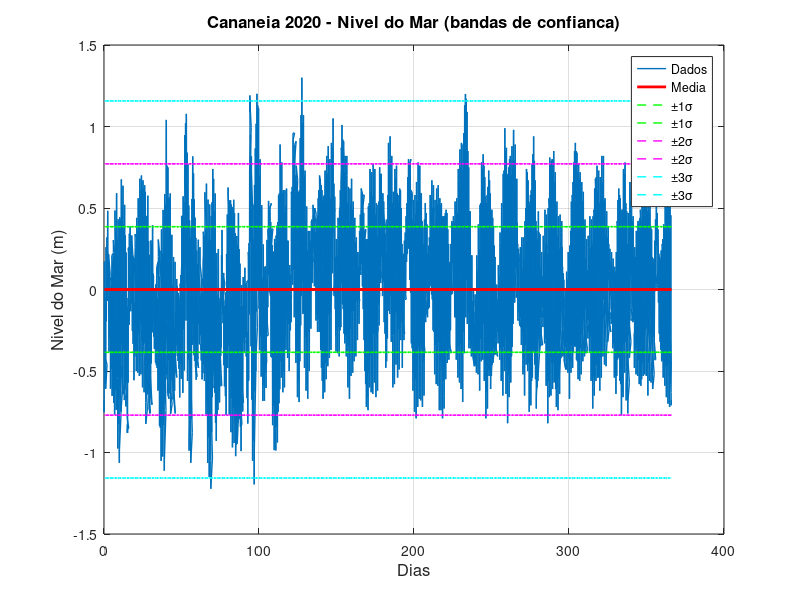
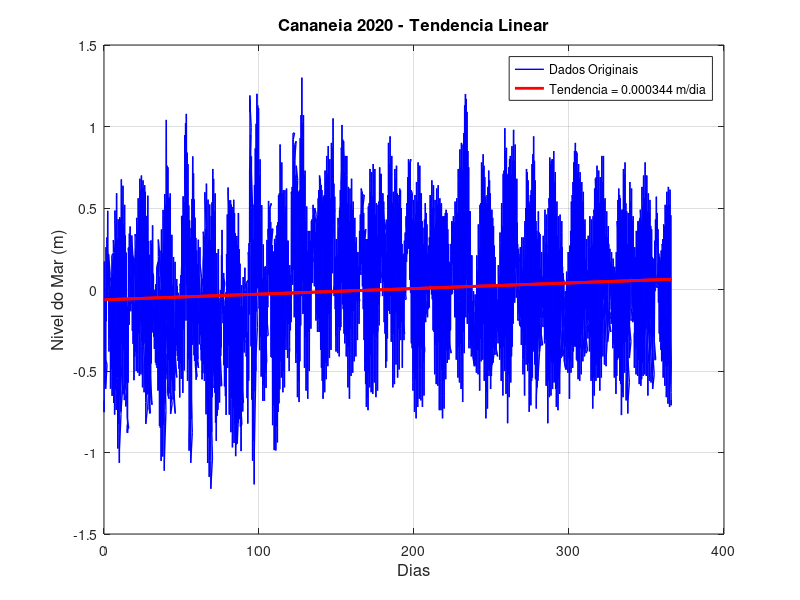
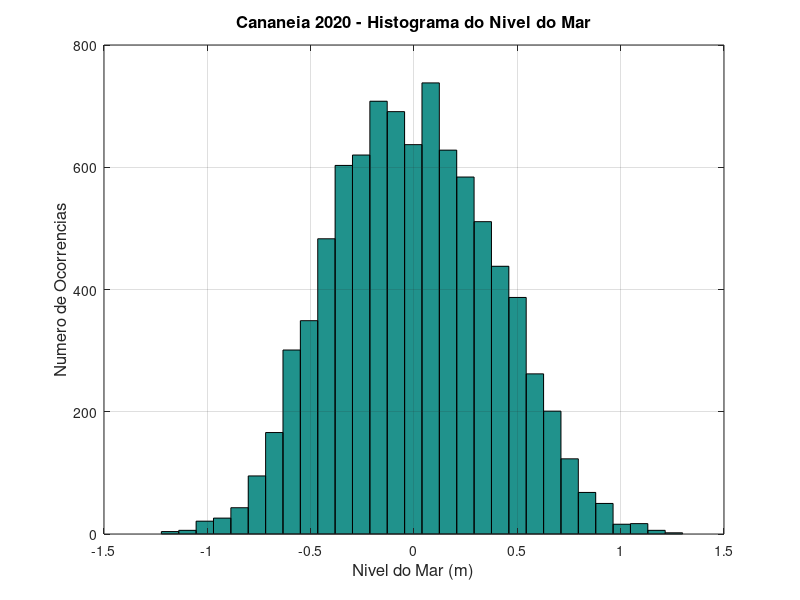
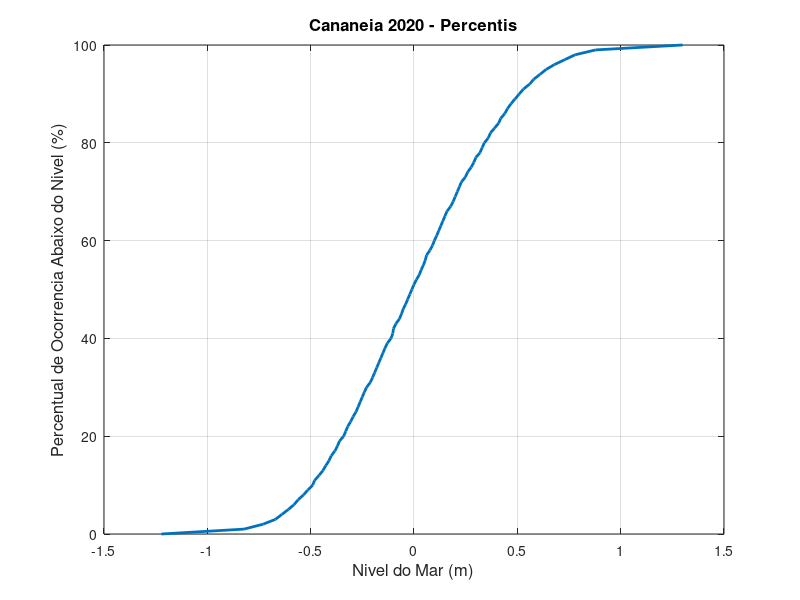

These figures' MATLAB source, in order: (Note: this script raises an error after producing the figures.)
% LISTA DE EXERCICIOS 1 - ANALISE DE MARES OCEANICAS IOC 5801
% ADRIANO CAVERSAN - 1º SEMESTRE 2026
% Dados horarios de nivel do mar de 2020 em Cananeiae Ubatuba (SP, Brasil)

clear all; close all; clc

fprintf('========================================\n')
fprintf('LISTA 1 - ANALISE DE MARES OCEANICAS\n')  
fprintf('ADRIANO CAVERSAN - 2026\n')
fprintf('========================================\n\n')

%% =======================================================================
%% PARTE 1: ANALISE DOS DADOS DE CANANEIA 2020
%% =======================================================================

fprintf('PROCESSANDO DADOS DE CANANEIA 2020...\n\n')

% Leitura dos dados de Cananeia
load Cananeia_2020.dat
cananeia_data = Cananeia_2020;
nudad_can = size(cananeia_data,1);

% Extraindo dados: ano, mes, dia, hora, minuto, segundo, nivel do mar (m)
ano_can = cananeia_data(:,1);
mes_can = cananeia_data(:,2); 
dia_can = cananeia_data(:,3);
hora_can = cananeia_data(:,4);
minuto_can = cananeia_data(:,5);
segundo_can = cananeia_data(:,6);
elev_can_orig = cananeia_data(:,7);  % nivel original

% IMPORTANTE: subtraindo valor medio conforme requisitos
elev_can_media = mean(elev_can_orig);
elev_can = elev_can_orig - elev_can_media;  % dados com media removida

% Criando vetor temporal em dias decimais  
dias_can = (hora_can + minuto_can/60 + segundo_can/3600)/24;
for i = 1:nudad_can
    if i == 1
        dias_can(i) = 0;
    else
        if dia_can(i) ~= dia_can(i-1)
            dias_can(i) = dias_can(i-1) + 1 + (hora_can(i) + minuto_can(i)/60 + segundo_can(i)/3600)/24;
        else
            dias_can(i) = floor(dias_can(i-1)) + (hora_can(i) + minuto_can(i)/60 + segundo_can(i)/3600)/24;
        end
    end
end

fprintf('Dados carregados: %d pontos de Cananeia 2020\n', nudad_can)
fprintf('Media original removida: %.4f m\n\n', elev_can_media)

%% ITEM 1: Parametros estatisticos basicos de Cananeia
fprintf('========================================\n')
fprintf('ITEM 1: PARAMETROS ESTATISTICOS BASICOS - CANANEIA\n')
fprintf('========================================\n')

% Estatisticas manuais (sem toolboxes)
estat_can = zeros(8,1);
estat_can(1) = mean(elev_can);           % Media
estat_can(2) = median(elev_can);         % Mediana
estat_can(4) = std(elev_can);            % Desvio padrao  
estat_can(5) = min(elev_can);            % Minimo
estat_can(6) = max(elev_can);            % Maximo

% Moda manual
[valores_unicos, ~, indices] = unique(elev_can);
contadores = accumarray(indices, 1);
[~, idx_max] = max(contadores);
estat_can(3) = valores_unicos(idx_max);

% Curtose manual
n_dados = length(elev_can);
media_elev = mean(elev_can);
std_elev = std(elev_can);
estat_can(7) = (1/n_dados) * sum(((elev_can - media_elev) / std_elev).^4) - 3;

% Assimetria manual  
estat_can(8) = (1/n_dados) * sum(((elev_can - media_elev) / std_elev).^3);

% Exibindo resultados
fprintf('Media:        %8.4f m\n', estat_can(1));
fprintf('Mediana:      %8.4f m\n', estat_can(2));
fprintf('Moda:         %8.4f m\n', estat_can(3));
fprintf('Desvio Padrao:%8.4f m\n', estat_can(4));
fprintf('Minimo:       %8.4f m\n', estat_can(5));
fprintf('Maximo:       %8.4f m\n', estat_can(6));
fprintf('Curtose:      %8.4f\n', estat_can(7));
fprintf('Assimetria:   %8.4f\n', estat_can(8));
fprintf('Amplitude:    %8.4f m\n\n', estat_can(6) - estat_can(5));

%% ITEM 2: Plotagem da serie temporal com bandas de confiança e tendencia
fprintf('========================================\n')
fprintf('ITEM 2: SERIE TEMPORAL E TENDENCIA - CANANEIA\n') 
fprintf('========================================\n')

% Plot da serie temporal com bandas
figure
plot(dias_can, elev_can, 'LineWidth', 1)
hold on

% Medias e desvios padrao
elmed_can(1:nudad_can) = mean(elev_can);
el1dp_can(1:nudad_can) = mean(elev_can) + estat_can(4);
el1dn_can(1:nudad_can) = mean(elev_can) - estat_can(4);
el2dp_can(1:nudad_can) = mean(elev_can) + 2*estat_can(4);
el2dn_can(1:nudad_can) = mean(elev_can) - 2*estat_can(4);
el3dp_can(1:nudad_can) = mean(elev_can) + 3*estat_can(4);
el3dn_can(1:nudad_can) = mean(elev_can) - 3*estat_can(4);

plot(dias_can, elmed_can, 'r-', 'LineWidth', 2)
plot(dias_can, el1dp_can, 'g--', 'LineWidth', 1)
plot(dias_can, el1dn_can, 'g--', 'LineWidth', 1)
plot(dias_can, el2dp_can, 'm--', 'LineWidth', 1) 
plot(dias_can, el2dn_can, 'm--', 'LineWidth', 1)
plot(dias_can, el3dp_can, 'c--', 'LineWidth', 1)
plot(dias_can, el3dn_can, 'c--', 'LineWidth', 1)

grid on
title('Cananeia 2020 - Nivel do Mar (bandas de confianca)', 'fontsize', 12)
xlabel('Dias', 'fontsize', 12)
ylabel('Nivel do Mar (m)', 'fontsize', 12)
legend('Dados', 'Media', '±1σ', '±1σ', '±2σ', '±2σ', '±3σ', '±3σ', 'Location', 'best')
print -dpng cananeia_2020_serie_bandas

% Analise de tendencia
polinom_can = polyfit(dias_can, elev_can, 1);
tend_can = polinom_can(1);  % coeficiente angular (m/dia)
elev_tend_can = polyval(polinom_can, dias_can);

figure  
plot(dias_can, elev_can, 'b-', 'LineWidth', 1)
hold on
plot(dias_can, elev_tend_can, 'r-', 'LineWidth', 2)
grid on
title('Cananeia 2020 - Tendencia Linear', 'fontsize', 12)
xlabel('Dias', 'fontsize', 12)
ylabel('Nivel do Mar (m)', 'fontsize', 12)
legend('Dados Originais', sprintf('Tendencia = %.6f m/dia', tend_can), 'Location', 'best')
print -dpng cananeia_2020_tendencia

fprintf('Taxa de variacao (tendencia): %.6f m/dia\n', tend_can)
fprintf('Taxa de variacao anual: %.4f m/ano\n\n', tend_can * 365.25)

%% ITEM 3: Histograma e percentis
fprintf('========================================\n')
fprintf('ITEM 3: HISTOGRAMA E PERCENTIS - CANANEIA\n')
fprintf('========================================\n')

% Histograma
figure
[counts_can, centers_can] = hist(elev_can, 30);
hist(elev_can, 30)
grid on
title('Cananeia 2020 - Histograma do Nivel do Mar', 'fontsize', 12)
xlabel('Nivel do Mar (m)', 'fontsize', 12)
ylabel('Numero de Ocorrencias', 'fontsize', 12)
print -dpng cananeia_2020_histograma

% Maximo numero de observacoes no histograma
[max_obs_can, idx_max_can] = max(counts_can);
fprintf('Maximo numero de observacoes: %d (classe %.4f m)\n', max_obs_can, centers_can(idx_max_can));

% Percentis manuais
percentuais = [10, 25, 75, 90];
elev_sorted_can = sort(elev_can);
n_total_can = length(elev_sorted_can);

fprintf('Percentis:\n');
for i = 1:length(percentuais)
    idx = round((percentuais(i)/100) * (n_total_can-1)) + 1;
    if idx > n_total_can
        idx = n_total_can;
    end
    perc_val = elev_sorted_can(idx);
    fprintf('%2dº percentil: %8.4f m\n', percentuais(i), perc_val);
end

% Plot dos percentis completos
percentuais_completos = [0:1:100];
percentis_can = zeros(size(percentuais_completos));
for i = 1:length(percentuais_completos)
    idx = round((percentuais_completos(i)/100) * (n_total_can-1)) + 1;
    if idx > n_total_can
        idx = n_total_can;
    end
    percentis_can(i) = elev_sorted_can(idx);
end

figure
plot(percentis_can, percentuais_completos, 'LineWidth', 2)
grid on
title('Cananeia 2020 - Percentis', 'fontsize', 12)
xlabel('Nivel do Mar (m)', 'fontsize', 12)
ylabel('Percentual de Ocorrencia Abaixo do Nivel (%)', 'fontsize', 12)
print -dpng cananeia_2020_percentis
fprintf('\n')

%% ITEM 4: Funcoes densidade de probabilidade
fprintf('========================================\n')
fprintf('ITEM 4: FUNCOES DENSIDADE DE PROBABILIDADE - CANANEIA\n')
fprintf('========================================\n')

% Distribuicao Normal
mu_can = mean(elev_can);
sigma_can = std(elev_can);
x_range_can = linspace(mu_can - 4*sigma_can, mu_can + 4*sigma_can, 1000);
fdp_normal_can = exp(-0.5*((x_range_can - mu_can)/sigma_can).^2) / (sigma_can * sqrt(2*pi));

% Distribuicao de Valor Extremo (Gumbel) - implementacao manual
% Para distribuicao Gumbel: f(x) = (1/beta) * exp(-(x-alpha)/beta) * exp(-exp(-(x-alpha)/beta))
% Onde alpha e beta sao estimados pelos momentos
euler_gamma = 0.5772156649;  % constante de Euler
beta_can = sigma_can * sqrt(6) / pi;
alpha_can = mu_can - euler_gamma * beta_can;
fdp_gumbel_can = (1/beta_can) .* exp(-(x_range_can - alpha_can)/beta_can) .* exp(-exp(-(x_range_can - alpha_can)/beta_can));

% Plot das distribuicoes
figure
subplot(2,1,1)
plot(x_range_can, fdp_normal_can, 'b-', 'LineWidth', 2)
hold on
plot([mu_can, mu_can], [0, max(fdp_normal_can)], 'r--', 'LineWidth', 2)
grid on
title('Cananeia 2020 - Distribuicao Normal', 'fontsize', 12)
xlabel('Nivel do Mar (m)', 'fontsize', 12)
ylabel('Densidade de Probabilidade', 'fontsize', 12)

subplot(2,1,2)
plot(x_range_can, fdp_gumbel_can, 'g-', 'LineWidth', 2)
hold on
plot([alpha_can, alpha_can], [0, max(fdp_gumbel_can)], 'r--', 'LineWidth', 2)
grid on
title('Cananeia 2020 - Distribuicao de Valor Extremo (Gumbel)', 'fontsize', 12)
xlabel('Nivel do Mar (m)', 'fontsize', 12)
ylabel('Densidade de Probabilidade', 'fontsize', 12)
print -dpng cananeia_2020_distribuicoes

% Tres probabilidades de interesse para cada distribuicao
fprintf('DISTRIBUICAO NORMAL:\n');
fprintf('Parametros: mu = %.4f m, sigma = %.4f m\n', mu_can, sigma_can);

% Probabilidades normais (usando aproximacao numerica)
intervals_normal = [mu_can-sigma_can, mu_can+sigma_can; 
                   estat_can(5), mu_can; 
                   mu_can, estat_can(6)];
                   
prob_names = {'P(μ-σ ≤ X ≤ μ+σ)', 'P(X ≤ μ)', 'P(X ≥ μ)'};

for i = 1:3
    x1 = intervals_normal(i,1);
    x2 = intervals_normal(i,2);
    prob_empirica = sum(elev_can >= x1 & elev_can <= x2) / length(elev_can);
    fprintf('%s = %.4f (%.2f%%)\n', prob_names{i}, prob_empirica, prob_empirica*100);
end

fprintf('\nDISTRIBUICAO DE VALOR EXTREMO (GUMBEL):\n');
fprintf('Parametros: alpha = %.4f m, beta = %.4f m\n', alpha_can, beta_can);

% Probabilidades Gumbel (empiricas para comparacao)  
for i = 1:3
    x1 = intervals_normal(i,1);
    x2 = intervals_normal(i,2); 
    prob_empirica = sum(elev_can >= x1 & elev_can <= x2) / length(elev_can);
    fprintf('%s = %.4f (%.2f%%) - empirica\n', prob_names{i}, prob_empirica, prob_empirica*100);
end
fprintf('\n')

%% ITEM 5: Analise de Fourier da serie temporal
fprintf('========================================\n')
fprintf('ITEM 5: ANALISE DE FOURIER - CANANEIA\n')
fprintf('========================================\n')

% Preparacao para FFT
n2_can = floor(nudad_can/2);
n_can = 1:n2_can;
dt_can = 1/24;  % intervalo em dias (dados horarios)
freq_can = n_can / (nudad_can * dt_can);  % frequencia em ciclos/dia
periodo_dias_can = 1 ./ freq_can;  % periodo em dias
freq_angular_can = 2 * pi * freq_can;  % frequencia angular em rad/dia

% FFT dos dados (com media removida)
fft_elev_can = fft(elev_can);
fft_elev2_can = fft_elev_can(2:n2_can+1);
amplitude_can = abs(fft_elev2_can) / (nudad_can/2);

% Encontrando as 5 maiores amplitudes
[amp_sorted_can, idx_sorted_can] = sort(amplitude_can, 'descend');
top5_amplitudes_can = amp_sorted_can(1:5);
top5_freq_can = freq_can(idx_sorted_can(1:5));
top5_freq_angular_can = freq_angular_can(idx_sorted_can(1:5));
top5_periodos_can = periodo_dias_can(idx_sorted_can(1:5));

fprintf('AS 5 MAIORES AMPLITUDES:\n');
fprintf('Ordem  Amplitude (m)  Freq.Angular (rad/dia)  Periodo (dias)  Freq (ciclos/dia)\n');
for i = 1:5
    fprintf('%2d     %10.6f     %15.6f     %10.4f     %12.6f\n', ...
        i, top5_amplitudes_can(i), top5_freq_angular_can(i), top5_periodos_can(i), top5_freq_can(i));
end

% Plot do espectro de frequencias
figure
subplot(2,1,1)
plot(periodo_dias_can, amplitude_can, 'b-', 'LineWidth', 1)
grid on
title('Cananeia 2020 - Espectro de Amplitudes vs Periodo', 'fontsize', 12)
xlabel('Periodo (dias)', 'fontsize', 12)
ylabel('Amplitude (m)', 'fontsize', 12)
axis([0 30 0 max(amplitude_can)])

subplot(2,1,2)
semilogx(periodo_dias_can, amplitude_can, 'b-', 'LineWidth', 1)
grid on
title('Cananeia 2020 - Espectro de Amplitudes vs Periodo (escala log)', 'fontsize', 12)
xlabel('Periodo (dias)', 'fontsize', 12)
ylabel('Amplitude (m)', 'fontsize', 12)
print -dpng cananeia_2020_fourier

fprintf('\nSignificado dos resultados:\n');
fprintf('- Os picos principais indicam as componentes harmonicas dominantes\n');
fprintf('- Periodos proximos a 0.5 dias (12h) e 1.0 dia (24h) indicam mares semi-diurnas e diurnas\n');
fprintf('- Outros picos podem indicar mares de longo periodo ou efeitos meteorologicos\n\n');

%% ITEM 6: Medias mensais e variabilidade
fprintf('========================================\n')
fprintf('ITEM 6: MEDIAS MENSAIS - CANANEIA\n')
fprintf('========================================\n')

% Calculando medias mensais
meses_can = unique(mes_can);
n_meses_can = length(meses_can);
media_mensal_can = zeros(n_meses_can, 1);
std_mensal_can = zeros(n_meses_can, 1);
nome_meses = {'Jan', 'Fev', 'Mar', 'Abr', 'Mai', 'Jun', ...
              'Jul', 'Ago', 'Set', 'Out', 'Nov', 'Dez'};

fprintf('MEDIAS MENSAIS:\n');
fprintf('Mes    Media (m)    Desvio Padrao (m)\n');

for i = 1:n_meses_can
    mes_atual = meses_can(i);
    dados_mes = elev_can(mes_can == mes_atual);
    media_mensal_can(i) = mean(dados_mes);
    std_mensal_can(i) = std(dados_mes);
    fprintf('%s    %8.4f      %12.4f\n', nome_meses{mes_atual}, media_mensal_can(i), std_mensal_can(i));
end

% Encontrando extremos
[max_media_can, idx_max_media_can] = max(media_mensal_can);
[min_media_can, idx_min_media_can] = min(media_mensal_can);
[max_std_can, idx_max_std_can] = max(std_mensal_can);

fprintf('\nMaior media mensal: %s (%.4f m)\n', nome_meses{meses_can(idx_max_media_can)}, max_media_can);
fprintf('Menor media mensal: %s (%.4f m)\n', nome_meses{meses_can(idx_min_media_can)}, min_media_can);
fprintf('Maior variabilidade: %s (%.4f m)\n\n', nome_meses{meses_can(idx_max_std_can)}, max_std_can);

% Plot das medias mensais
figure
errorbar(meses_can, media_mensal_can, std_mensal_can, 'bo-', 'LineWidth', 2, 'MarkerSize', 6)
grid on
title('Cananeia 2020 - Medias Mensais com Desvio Padrao', 'fontsize', 12)
xlabel('Mes', 'fontsize', 12)
ylabel('Nivel do Mar (m)', 'fontsize', 12)
set(gca, 'XTick', 1:12, 'XTickLabel', nome_meses)
print -dpng cananeia_2020_medias_mensais

%% =======================================================================
%% PARTE 2: ANALISE DOS DADOS DE UBATUBA 2020 (ITENS 7-12)
%% =======================================================================

fprintf('========================================\n')
fprintf('PROCESSANDO DADOS DE UBATUBA 2020...\n')
fprintf('========================================\n\n')

% Leitura dos dados de Ubatuba
load Ubatuba_2020.dat
ubatuba_data = Ubatuba_2020;
nudad_uba = size(ubatuba_data,1);

% Extraindo dados
ano_uba = ubatuba_data(:,1);
mes_uba = ubatuba_data(:,2);
dia_uba = ubatuba_data(:,3);
hora_uba = ubatuba_data(:,4);
minuto_uba = ubatuba_data(:,5);
segundo_uba = ubatuba_data(:,6);
elev_uba_orig = ubatuba_data(:,7);

% IMPORTANTE: subtraindo valor medio
elev_uba_media = mean(elev_uba_orig);
elev_uba = elev_uba_orig - elev_uba_media;

% Vetor temporal
dias_uba = (hora_uba + minuto_uba/60 + segundo_uba/3600)/24;
for i = 1:nudad_uba
    if i == 1
        dias_uba(i) = 0;
    else
        if dia_uba(i) ~= dia_uba(i-1)
            dias_uba(i) = dias_uba(i-1) + 1 + (hora_uba(i) + minuto_uba(i)/60 + segundo_uba(i)/3600)/24;
        else
            dias_uba(i) = floor(dias_uba(i-1)) + (hora_uba(i) + minuto_uba(i)/60 + segundo_uba(i)/3600)/24;
        end
    end
end

fprintf('Dados carregados: %d pontos de Ubatuba 2020\n', nudad_uba)
fprintf('Media original removida: %.4f m\n\n', elev_uba_media)

%% ITEM 7: Parametros estatisticos basicos de Ubatuba
fprintf('========================================\n')
fprintf('ITEM 7: PARAMETROS ESTATISTICOS BASICOS - UBATUBA\n')
fprintf('========================================\n')

% Estatisticas manuais
estat_uba = zeros(8,1);
estat_uba(1) = mean(elev_uba);
estat_uba(2) = median(elev_uba);
estat_uba(4) = std(elev_uba);
estat_uba(5) = min(elev_uba);
estat_uba(6) = max(elev_uba);

% Moda manual
[valores_unicos_uba, ~, indices_uba] = unique(elev_uba);
contadores_uba = accumarray(indices_uba, 1);
[~, idx_max_uba] = max(contadores_uba);
estat_uba(3) = valores_unicos_uba(idx_max_uba);

% Curtose e assimetria manuais
n_dados_uba = length(elev_uba);
media_elev_uba = mean(elev_uba);
std_elev_uba = std(elev_uba);
estat_uba(7) = (1/n_dados_uba) * sum(((elev_uba - media_elev_uba) / std_elev_uba).^4) - 3;
estat_uba(8) = (1/n_dados_uba) * sum(((elev_uba - media_elev_uba) / std_elev_uba).^3);

% Exibindo resultados
fprintf('Media:        %8.4f m\n', estat_uba(1));
fprintf('Mediana:      %8.4f m\n', estat_uba(2));
fprintf('Moda:         %8.4f m\n', estat_uba(3));
fprintf('Desvio Padrao:%8.4f m\n', estat_uba(4));
fprintf('Minimo:       %8.4f m\n', estat_uba(5));
fprintf('Maximo:       %8.4f m\n', estat_uba(6));
fprintf('Curtose:      %8.4f\n', estat_uba(7));
fprintf('Assimetria:   %8.4f\n', estat_uba(8));
fprintf('Amplitude:    %8.4f m\n\n', estat_uba(6) - estat_uba(5));

%% ITEM 8: Serie temporal e tendencia - Ubatuba
fprintf('========================================\n')
fprintf('ITEM 8: SERIE TEMPORAL E TENDENCIA - UBATUBA\n')
fprintf('========================================\n')

% Plot da serie temporal com bandas
figure
plot(dias_uba, elev_uba, 'LineWidth', 1)
hold on

elmed_uba(1:nudad_uba) = mean(elev_uba);
el1dp_uba(1:nudad_uba) = mean(elev_uba) + estat_uba(4);
el1dn_uba(1:nudad_uba) = mean(elev_uba) - estat_uba(4);
el2dp_uba(1:nudad_uba) = mean(elev_uba) + 2*estat_uba(4);
el2dn_uba(1:nudad_uba) = mean(elev_uba) - 2*estat_uba(4);
el3dp_uba(1:nudad_uba) = mean(elev_uba) + 3*estat_uba(4);
el3dn_uba(1:nudad_uba) = mean(elev_uba) - 3*estat_uba(4);

plot(dias_uba, elmed_uba, 'r-', 'LineWidth', 2)
plot(dias_uba, el1dp_uba, 'g--', 'LineWidth', 1)
plot(dias_uba, el1dn_uba, 'g--', 'LineWidth', 1)
plot(dias_uba, el2dp_uba, 'm--', 'LineWidth', 1)
plot(dias_uba, el2dn_uba, 'm--', 'LineWidth', 1)
plot(dias_uba, el3dp_uba, 'c--', 'LineWidth', 1)
plot(dias_uba, el3dn_uba, 'c--', 'LineWidth', 1)

grid on
title('Ubatuba 2020 - Nivel do Mar (bandas de confianca)', 'fontsize', 12)
xlabel('Dias', 'fontsize', 12)
ylabel('Nivel do Mar (m)', 'fontsize', 12)
legend('Dados', 'Media', '±1σ', '±1σ', '±2σ', '±2σ', '±3σ', '±3σ', 'Location', 'best')
print -dpng ubatuba_2020_serie_bandas

% Analise de tendencia
polinom_uba = polyfit(dias_uba, elev_uba, 1);
tend_uba = polinom_uba(1);
elev_tend_uba = polyval(polinom_uba, dias_uba);

figure
plot(dias_uba, elev_uba, 'b-', 'LineWidth', 1)
hold on
plot(dias_uba, elev_tend_uba, 'r-', 'LineWidth', 2)
grid on
title('Ubatuba 2020 - Tendencia Linear', 'fontsize', 12)
xlabel('Dias', 'fontsize', 12)
ylabel('Nivel do Mar (m)', 'fontsize', 12)
legend('Dados Originais', sprintf('Tendencia = %.6f m/dia', tend_uba), 'Location', 'best')
print -dpng ubatuba_2020_tendencia

fprintf('Taxa de variacao (tendencia): %.6f m/dia\n', tend_uba)
fprintf('Taxa de variacao anual: %.4f m/ano\n\n', tend_uba * 365.25)

%% ITEM 9: Histograma e percentis - Ubatuba  
fprintf('========================================\n')
fprintf('ITEM 9: HISTOGRAMA E PERCENTIS - UBATUBA\n')
fprintf('========================================\n')

% Histograma
figure
[counts_uba, centers_uba] = hist(elev_uba, 30);
hist(elev_uba, 30)
grid on
title('Ubatuba 2020 - Histograma do Nivel do Mar', 'fontsize', 12)
xlabel('Nivel do Mar (m)', 'fontsize', 12)
ylabel('Numero de Ocorrencias', 'fontsize', 12)
print -dpng ubatuba_2020_histograma

[max_obs_uba, idx_max_uba] = max(counts_uba);
fprintf('Maximo numero de observacoes: %d (classe %.4f m)\n', max_obs_uba, centers_uba(idx_max_uba));

% Percentis
elev_sorted_uba = sort(elev_uba);
n_total_uba = length(elev_sorted_uba);

fprintf('Percentis:\n');
for i = 1:length(percentuais)
    idx = round((percentuais(i)/100) * (n_total_uba-1)) + 1;
    if idx > n_total_uba
        idx = n_total_uba;
    end
    perc_val = elev_sorted_uba(idx);
    fprintf('%2dº percentil: %8.4f m\n', percentuais(i), perc_val);
end

% Plot dos percentis
percentis_uba = zeros(size(percentuais_completos));
for i = 1:length(percentuais_completos)
    idx = round((percentuais_completos(i)/100) * (n_total_uba-1)) + 1;
    if idx > n_total_uba
        idx = n_total_uba;
    end
    percentis_uba(i) = elev_sorted_uba(idx);
end

figure
plot(percentis_uba, percentuais_completos, 'LineWidth', 2)
grid on
title('Ubatuba 2020 - Percentis', 'fontsize', 12)
xlabel('Nivel do Mar (m)', 'fontsize', 12)
ylabel('Percentual de Ocorrencia Abaixo do Nivel (%)', 'fontsize', 12)
print -dpng ubatuba_2020_percentis
fprintf('\n')

%% ITEM 10: Funcoes densidade de probabilidade - Ubatuba
fprintf('========================================\n')
fprintf('ITEM 10: FUNCOES DENSIDADE DE PROBABILIDADE - UBATUBA\n')
fprintf('========================================\n')

mu_uba = mean(elev_uba);
sigma_uba = std(elev_uba);
x_range_uba = linspace(mu_uba - 4*sigma_uba, mu_uba + 4*sigma_uba, 1000);
fdp_normal_uba = exp(-0.5*((x_range_uba - mu_uba)/sigma_uba).^2) / (sigma_uba * sqrt(2*pi));

% Distribuicao Gumbel
beta_uba = sigma_uba * sqrt(6) / pi;
alpha_uba = mu_uba - euler_gamma * beta_uba;
fdp_gumbel_uba = (1/beta_uba) .* exp(-(x_range_uba - alpha_uba)/beta_uba) .* exp(-exp(-(x_range_uba - alpha_uba)/beta_uba));

figure
subplot(2,1,1)
plot(x_range_uba, fdp_normal_uba, 'b-', 'LineWidth', 2)
hold on
plot([mu_uba, mu_uba], [0, max(fdp_normal_uba)], 'r--', 'LineWidth', 2)
grid on
title('Ubatuba 2020 - Distribuicao Normal', 'fontsize', 12)
xlabel('Nivel do Mar (m)', 'fontsize', 12)
ylabel('Densidade de Probabilidade', 'fontsize', 12)

subplot(2,1,2)
plot(x_range_uba, fdp_gumbel_uba, 'g-', 'LineWidth', 2)
hold on
plot([alpha_uba, alpha_uba], [0, max(fdp_gumbel_uba)], 'r--', 'LineWidth', 2)
grid on
title('Ubatuba 2020 - Distribuicao de Valor Extremo (Gumbel)', 'fontsize', 12)
xlabel('Nivel do Mar (m)', 'fontsize', 12)
ylabel('Densidade de Probabilidade', 'fontsize', 12)
print -dpng ubatuba_2020_distribuicoes

fprintf('DISTRIBUICAO NORMAL:\n');
fprintf('Parametros: mu = %.4f m, sigma = %.4f m\n', mu_uba, sigma_uba);

intervals_normal_uba = [mu_uba-sigma_uba, mu_uba+sigma_uba;
                       estat_uba(5), mu_uba;
                       mu_uba, estat_uba(6)];

for i = 1:3
    x1 = intervals_normal_uba(i,1);
    x2 = intervals_normal_uba(i,2);
    prob_empirica = sum(elev_uba >= x1 & elev_uba <= x2) / length(elev_uba);
    fprintf('%s = %.4f (%.2f%%)\n', prob_names{i}, prob_empirica, prob_empirica*100);
end

fprintf('\nDISTRIBUICAO DE VALOR EXTREMO (GUMBEL):\n');
fprintf('Parametros: alpha = %.4f m, beta = %.4f m\n', alpha_uba, beta_uba);

for i = 1:3
    x1 = intervals_normal_uba(i,1);
    x2 = intervals_normal_uba(i,2);
    prob_empirica = sum(elev_uba >= x1 & elev_uba <= x2) / length(elev_uba);
    fprintf('%s = %.4f (%.2f%%) - empirica\n', prob_names{i}, prob_empirica, prob_empirica*100);
end
fprintf('\n')

%% ITEM 11: Analise de Fourier - Ubatuba
fprintf('========================================\n')
fprintf('ITEM 11: ANALISE DE FOURIER - UBATUBA\n')
fprintf('========================================\n')

n2_uba = floor(nudad_uba/2);
n_uba = 1:n2_uba;
freq_uba = n_uba / (nudad_uba * dt_can);
periodo_dias_uba = 1 ./ freq_uba;
freq_angular_uba = 2 * pi * freq_uba;

fft_elev_uba = fft(elev_uba);
fft_elev2_uba = fft_elev_uba(2:n2_uba+1);
amplitude_uba = abs(fft_elev2_uba) / (nudad_uba/2);

[amp_sorted_uba, idx_sorted_uba] = sort(amplitude_uba, 'descend');
top5_amplitudes_uba = amp_sorted_uba(1:5);
top5_freq_uba = freq_uba(idx_sorted_uba(1:5));
top5_freq_angular_uba = freq_angular_uba(idx_sorted_uba(1:5));
top5_periodos_uba = periodo_dias_uba(idx_sorted_uba(1:5));

fprintf('AS 5 MAIORES AMPLITUDES:\n');
fprintf('Ordem  Amplitude (m)  Freq.Angular (rad/dia)  Periodo (dias)  Freq (ciclos/dia)\n');
for i = 1:5
    fprintf('%2d     %10.6f     %15.6f     %10.4f     %12.6f\n', ...
        i, top5_amplitudes_uba(i), top5_freq_angular_uba(i), top5_periodos_uba(i), top5_freq_uba(i));
end

figure
subplot(2,1,1)
plot(periodo_dias_uba, amplitude_uba, 'b-', 'LineWidth', 1)
grid on
title('Ubatuba 2020 - Espectro de Amplitudes vs Periodo', 'fontsize', 12)
xlabel('Periodo (dias)', 'fontsize', 12)
ylabel('Amplitude (m)', 'fontsize', 12)
axis([0 30 0 max(amplitude_uba)])

subplot(2,1,2)
semilogx(periodo_dias_uba, amplitude_uba, 'b-', 'LineWidth', 1)
grid on
title('Ubatuba 2020 - Espectro de Amplitudes vs Periodo (escala log)', 'fontsize', 12)
xlabel('Periodo (dias)', 'fontsize', 12)
ylabel('Amplitude (m)', 'fontsize', 12)
print -dpng ubatuba_2020_fourier
fprintf('\n')

%% ITEM 12: Medias mensais - Ubatuba
fprintf('========================================\n')
fprintf('ITEM 12: MEDIAS MENSAIS - UBATUBA\n')
fprintf('========================================\n')

meses_uba = unique(mes_uba);
n_meses_uba = length(meses_uba);
media_mensal_uba = zeros(n_meses_uba, 1);
std_mensal_uba = zeros(n_meses_uba, 1);

fprintf('MEDIAS MENSAIS:\n');
fprintf('Mes    Media (m)    Desvio Padrao (m)\n');

for i = 1:n_meses_uba
    mes_atual = meses_uba(i);
    dados_mes = elev_uba(mes_uba == mes_atual);
    media_mensal_uba(i) = mean(dados_mes);
    std_mensal_uba(i) = std(dados_mes);
    fprintf('%s    %8.4f      %12.4f\n', nome_meses{mes_atual}, media_mensal_uba(i), std_mensal_uba(i));
end

[max_media_uba, idx_max_media_uba] = max(media_mensal_uba);
[min_media_uba, idx_min_media_uba] = min(media_mensal_uba);
[max_std_uba, idx_max_std_uba] = max(std_mensal_uba);

fprintf('\nMaior media mensal: %s (%.4f m)\n', nome_meses{meses_uba(idx_max_media_uba)}, max_media_uba);
fprintf('Menor media mensal: %s (%.4f m)\n', nome_meses{meses_uba(idx_min_media_uba)}, min_media_uba);
fprintf('Maior variabilidade: %s (%.4f m)\n\n', nome_meses{meses_uba(idx_max_std_uba)}, max_std_uba);

figure
errorbar(meses_uba, media_mensal_uba, std_mensal_uba, 'ro-', 'LineWidth', 2, 'MarkerSize', 6)
grid on
title('Ubatuba 2020 - Medias Mensais com Desvio Padrao', 'fontsize', 12)
xlabel('Mes', 'fontsize', 12)
ylabel('Nivel do Mar (m)', 'fontsize', 12)
set(gca, 'XTick', 1:12, 'XTickLabel', nome_meses)
print -dpng ubatuba_2020_medias_mensais

%% =======================================================================
%% PARTE 3: COMPARACAO ENTRE CANANEIA E UBATUBA (ITENS 13-15)
%% =======================================================================

%% ITEM 13: Analise das diferenças entre as series
fprintf('========================================\n')
fprintf('ITEM 13: ANALISE DAS DIFERENCAS ENTRE SERIES\n')
fprintf('========================================\n')

% Verificando se os tamanhos sao iguais (assumindo dados sincronos)
if nudad_can ~= nudad_uba
    fprintf('ATENCAO: Series com tamanhos diferentes!\n')
    min_size = min(nudad_can, nudad_uba);
    elev_can_comp = elev_can(1:min_size);
    elev_uba_comp = elev_uba(1:min_size);
    dias_comp = dias_can(1:min_size);
else
    elev_can_comp = elev_can;
    elev_uba_comp = elev_uba;
    dias_comp = dias_can;
end

% Calculando as diferenças (Cananeia - Ubatuba)
diferenca = elev_can_comp - elev_uba_comp;

% Estatisticas das diferenças
estat_diff = zeros(8,1);
estat_diff(1) = mean(diferenca);
estat_diff(2) = median(diferenca);
estat_diff(4) = std(diferenca);
estat_diff(5) = min(diferenca);
estat_diff(6) = max(diferenca);

[valores_unicos_diff, ~, indices_diff] = unique(diferenca);
contadores_diff = accumarray(indices_diff, 1);
[~, idx_max_diff] = max(contadores_diff);
estat_diff(3) = valores_unicos_diff(idx_max_diff);

n_dados_diff = length(diferenca);
media_diff = mean(diferenca);
std_diff = std(diferenca);
estat_diff(7) = (1/n_dados_diff) * sum(((diferenca - media_diff) / std_diff).^4) - 3;
estat_diff(8) = (1/n_dados_diff) * sum(((diferenca - media_diff) / std_diff).^3);

fprintf('ESTATISTICAS DA SERIE DE DIFERENCAS (Cananeia - Ubatuba):\n');
fprintf('Media:        %8.4f m\n', estat_diff(1));
fprintf('Mediana:      %8.4f m\n', estat_diff(2));
fprintf('Moda:         %8.4f m\n', estat_diff(3));
fprintf('Desvio Padrao:%8.4f m\n', estat_diff(4));
fprintf('Minimo:       %8.4f m\n', estat_diff(5));
fprintf('Maximo:       %8.4f m\n', estat_diff(6));
fprintf('Curtose:      %8.4f\n', estat_diff(7));
fprintf('Assimetria:   %8.4f\n', estat_diff(8));
fprintf('Amplitude:    %8.4f m\n\n', estat_diff(6) - estat_diff(5));

% Plot da serie de diferenças
figure
plot(dias_comp, diferenca, 'g-', 'LineWidth', 1)
hold on
plot(dias_comp, zeros(size(dias_comp)), 'k--', 'LineWidth', 1)
grid on
title('Serie de Diferencas entre Cananeia e Ubatuba', 'fontsize', 12)
xlabel('Dias', 'fontsize', 12)
ylabel('Diferenca (m)', 'fontsize', 12)
legend('Cananeia - Ubatuba', 'Linha Zero', 'Location', 'best')
print -dpng comparacao_diferencas

% Comentario
fprintf('COMENTARIO SOBRE SIMILARIDADE:\n');
if abs(estat_diff(1)) < 0.1 && estat_diff(4) < 0.5
    fprintf('As series sao relativamente similares (media das diferencas pequena e baixa variabilidade).\n');
else
    fprintf('As series apresentam diferencas significativas.\n');
end
fprintf('\n');

%% ITEM 14: Diagramas de espalhamento e estatisticas comparativas
fprintf('========================================\n')
fprintf('ITEM 14: DIAGRAMAS DE ESPALHAMENTO E ESTATISTICAS COMPARATIVAS\n')
fprintf('========================================\n')

% Coeficiente de correlacao (R)
R = corrcoef(elev_can_comp, elev_uba_comp);
coef_correlacao = R(1,2);

% R-quadrado
R2 = coef_correlacao^2;

% Erro medio absoluto (MAE)
mae = mean(abs(elev_can_comp - elev_uba_comp));

% Erro medio absoluto relativo (MARE)
mare = mean(abs((elev_can_comp - elev_uba_comp) ./ elev_uba_comp)) * 100;

% Indice de concordancia de Willmott (d)
num = sum((elev_can_comp - elev_uba_comp).^2);
den = sum((abs(elev_can_comp - mean(elev_uba_comp)) + abs(elev_uba_comp - mean(elev_uba_comp))).^2);
indice_concordancia = 1 - (num / den);

% Regressao linear
p_reg = polyfit(elev_uba_comp, elev_can_comp, 1);
elev_reg = polyval(p_reg, elev_uba_comp);

fprintf('PARAMETROS ESTATISTICOS COMPARATIVOS:\n');
fprintf('Coeficiente de correlacao (R):    %8.4f\n', coef_correlacao);
fprintf('R-quadrado (R²):                  %8.4f\n', R2);
fprintf('Erro medio absoluto (MAE):        %8.4f m\n', mae);
fprintf('Erro medio absoluto relativo:     %8.2f%%\n', mare);
fprintf('Indice de concordancia (d):       %8.4f\n', indice_concordancia);
fprintf('Equacao de regressao: y = %.4fx + %.4f\n\n', p_reg(1), p_reg(2));

% Diagrama de espalhamento
figure
subplot(2,2,1)
scatter(elev_uba_comp, elev_can_comp, 10, 'b', 'filled')
hold on
plot(elev_uba_comp, elev_reg, 'r-', 'LineWidth', 2)
plot([min(elev_uba_comp), max(elev_uba_comp)], [min(elev_uba_comp), max(elev_uba_comp)], 'k--', 'LineWidth', 1)
grid on
xlabel('Ubatuba (m)', 'fontsize', 10)
ylabel('Cananeia (m)', 'fontsize', 10)
title('Diagrama de Espalhamento', 'fontsize', 10)
legend('Dados', 'Regressao', '1:1', 'Location', 'best')

% Residuos vs valores preditos
residuos = elev_can_comp - elev_reg;
subplot(2,2,2)
scatter(elev_reg, residuos, 10, 'r', 'filled')
hold on
plot([min(elev_reg), max(elev_reg)], [0, 0], 'k--', 'LineWidth', 1)
grid on
xlabel('Valores Preditos (m)', 'fontsize', 10)
ylabel('Residuos (m)', 'fontsize', 10)
title('Residuos vs Preditos', 'fontsize', 10)

% Serie temporal das duas estacoes
subplot(2,2,3)
plot(dias_comp(1:min(1000, length(dias_comp))), elev_can_comp(1:min(1000, length(elev_can_comp))), 'b-', 'LineWidth', 1)
hold on
plot(dias_comp(1:min(1000, length(dias_comp))), elev_uba_comp(1:min(1000, length(elev_uba_comp))), 'r-', 'LineWidth', 1)
grid on
xlabel('Dias', 'fontsize', 10)
ylabel('Nivel do Mar (m)', 'fontsize', 10)
title('Series Temporais (primeiros 1000 pontos)', 'fontsize', 10)
legend('Cananeia', 'Ubatuba', 'Location', 'best')

% QQ-plot (aproximacao manual)
subplot(2,2,4)
elev_can_sorted = sort(elev_can_comp);
elev_uba_sorted = sort(elev_uba_comp);
n_qq = min(length(elev_can_sorted), length(elev_uba_sorted));
scatter(elev_uba_sorted(1:n_qq), elev_can_sorted(1:n_qq), 10, 'g', 'filled')
hold on
plot([min(elev_uba_sorted), max(elev_uba_sorted)], [min(elev_can_sorted), max(elev_can_sorted)], 'k--', 'LineWidth', 1)
grid on
xlabel('Quantis Ubatuba (m)', 'fontsize', 10)
ylabel('Quantis Cananeia (m)', 'fontsize', 10)
title('Q-Q Plot', 'fontsize', 10)

print -dpng comparacao_espalhamento

% Comentario sobre relacao
fprintf('COMENTARIO SOBRE A RELACAO ENTRE AS SERIES:\n');
if R2 > 0.8
    fprintf('Existe uma forte correlacao linear entre as series (R² > 0.8).\n');
elseif R2 > 0.6
    fprintf('Existe uma correlacao moderada entre as series (0.6 < R² < 0.8).\n');
else
    fprintf('A correlacao entre as series e fraca (R² < 0.6).\n');
end

if indice_concordancia > 0.8
    fprintf('As series apresentam boa concordancia (d > 0.8).\n');
else
    fprintf('As series apresentam concordancia limitada (d < 0.8).\n');
end
fprintf('\n')

%% ITEM 15: Correlacoes cruzadas
fprintf('========================================\n')
fprintf('ITEM 15: CORRELACOES CRUZADAS COM DEFASAGENS\n')
fprintf('========================================\n')

% Funcao de correlacao cruzada manual
max_lag = min(48, floor(length(elev_can_comp)/10));  % maximo 48 horas ou 10% dos dados
lags = -max_lag:max_lag;
n_lags = length(lags);
correlacoes_cruzadas = zeros(n_lags, 1);

% Normalizando as series para correlacao
elev_can_norm = (elev_can_comp - mean(elev_can_comp)) / std(elev_can_comp);
elev_uba_norm = (elev_uba_comp - mean(elev_uba_comp)) / std(elev_uba_comp);

for i = 1:n_lags
    lag_atual = lags(i);
    
    if lag_atual >= 0
        % Ubatuba atrasada em relacao a Cananeia
        if lag_atual == 0
            x1 = elev_can_norm;
            x2 = elev_uba_norm;
        else
            x1 = elev_can_norm(1:end-lag_atual);
            x2 = elev_uba_norm(1+lag_atual:end);
        end
    else
        % Cananeia atrasada em relacao a Ubatuba
        lag_atual_abs = abs(lag_atual);
        x1 = elev_can_norm(1+lag_atual_abs:end);
        x2 = elev_uba_norm(1:end-lag_atual_abs);
    end
    
    % Correlacao
    if length(x1) > 0 && length(x2) > 0
        correlacoes_cruzadas(i) = sum(x1 .* x2) / length(x1);
    else
        correlacoes_cruzadas(i) = 0;
    end
end

% Encontrando maxima correlacao
[max_corr, idx_max_corr] = max(abs(correlacoes_cruzadas));
lag_max_corr = lags(idx_max_corr);
corr_max_value = correlacoes_cruzadas(idx_max_corr);

fprintf('ANALISE DE CORRELACAO CRUZADA:\n');
fprintf('Maxima correlacao: %.4f\n', corr_max_value);
fprintf('Defasagem da maxima correlacao: %d horas\n', lag_max_corr);

% Plot das correlacoes cruzadas
figure
plot(lags, correlacoes_cruzadas, 'b-', 'LineWidth', 2)
hold on
plot(lag_max_corr, corr_max_value, 'ro', 'MarkerSize', 8, 'LineWidth', 2)
plot([0, 0], [min(correlacoes_cruzadas), max(correlacoes_cruzadas)], 'k--', 'LineWidth', 1)
grid on
title('Funcao de Correlacao Cruzada', 'fontsize', 12)
xlabel('Defasagem (horas)', 'fontsize', 12)
ylabel('Correlacao', 'fontsize', 12)
legend('Correlacao Cruzada', sprintf('Max = %.3f (lag = %d h)', corr_max_value, lag_max_corr), 'Lag Zero', 'Location', 'best')
print -dpng correlacao_cruzada

% Significado do resultado
fprintf('\nSIGNIFICADO DO RESULTADO:\n');
if abs(lag_max_corr) <= 2
    fprintf('As series estao praticamente sincronas (defasagem <= 2 horas).\n');
elseif lag_max_corr > 0
    fprintf('Ubatuba esta atrasada %d horas em relacao a Cananeia.\n', lag_max_corr);
else
    fprintf('Cananeia esta atrasada %d horas em relacao a Ubatuba.\n', abs(lag_max_corr));
end

if abs(corr_max_value) > 0.8
    fprintf('Existe uma forte correlacao temporal entre as series.\n');
elseif abs(corr_max_value) > 0.6
    fprintf('Existe uma correlacao moderada entre as series.\n');
else
    fprintf('A correlacao temporal entre as series e fraca.\n');
end

fprintf('\n========================================\n')
fprintf('ANALISE COMPLETA FINALIZADA!\n')
fprintf('========================================\n')
fprintf('\nTodos os graficos foram salvos como arquivos PNG.\n')
fprintf('Consulte os resultados numericos acima para as respostas da lista.\n\n')
